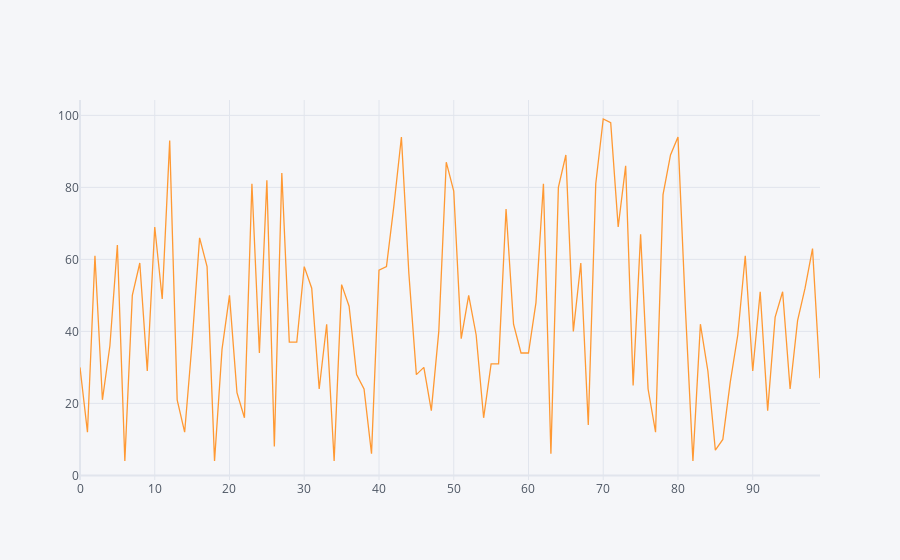

Notebook cell for this chart:
### Code cell
df1.iplot()

### Figure 1 — Plotly figure (JSON) as saved in the notebook; plotly's stock layout.template omitted (floating-point values rounded to 4 significant figures)
{"data": [{"line": {"color": "rgba(255, 153, 51, 1.0)", "dash": "solid", "shape": "linear", "width": 1.3}, "mode": "lines", "name": "0", "text": "", "type": "scatter", "x": [0, 1, 2, 3, 4, 5, 6, 7, 8, 9, 10, 11, 12, 13, 14, 15, 16, 17, 18, 19, 20, 21, 22, 23, 24, 25, 26, 27, 28, 29, 30, 31, 32, 33, 34, 35, 36, 37, 38, 39, 40, 41, 42, 43, 44, 45, 46, 47, 48, 49, 50, 51, 52, 53, 54, 55, 56, 57, 58, 59, 60, 61, 62, 63, 64, 65, 66, 67, 68, 69, 70, 71, 72, 73, 74, 75, 76, 77, 78, 79, 80, 81, 82, 83, 84, 85, 86, 87, 88, 89, 90, 91, 92, 93, 94, 95, 96, 97, 98, 99], "y": [30, 12, 61, 21, 36, 64, 4, 50, 59, 29, 69, 49, 93, 21, 12, 37, 66, 58, 4, 35, 50, 23, 16, 81, 34, 82, 8, 84, 37, 37, 58, 52, 24, 42, 4, 53, 47, 28, 24, 6, 57, 58, 75, 94, 56, 28, 30, 18, 40, 87, 79, 38, 50, 39, 16, 31, 31, 74, 42, 34, 34, 48, 81, 6, 80, 89, 40, 59, 14, 81, 99, 98, 69, 86, 25, 67, 24, 12, 78, 89, 94, 46, 4, 42, 29, 7, 10, 26, 39, 61, 29, 51, 18, 44, 51, 24, 43, 52, 63, 27]}], "layout": {"legend": {"bgcolor": "#F5F6F9", "font": {"color": "#4D5663"}}, "paper_bgcolor": "#F5F6F9", "plot_bgcolor": "#F5F6F9", "title": {"font": {"color": "#4D5663"}}, "xaxis": {"gridcolor": "#E1E5ED", "showgrid": true, "tickfont": {"color": "#4D5663"}, "title": {"font": {"color": "#4D5663"}, "text": ""}, "zerolinecolor": "#E1E5ED"}, "yaxis": {"gridcolor": "#E1E5ED", "showgrid": true, "tickfont": {"color": "#4D5663"}, "title": {"font": {"color": "#4D5663"}, "text": ""}, "zerolinecolor": "#E1E5ED"}}}
